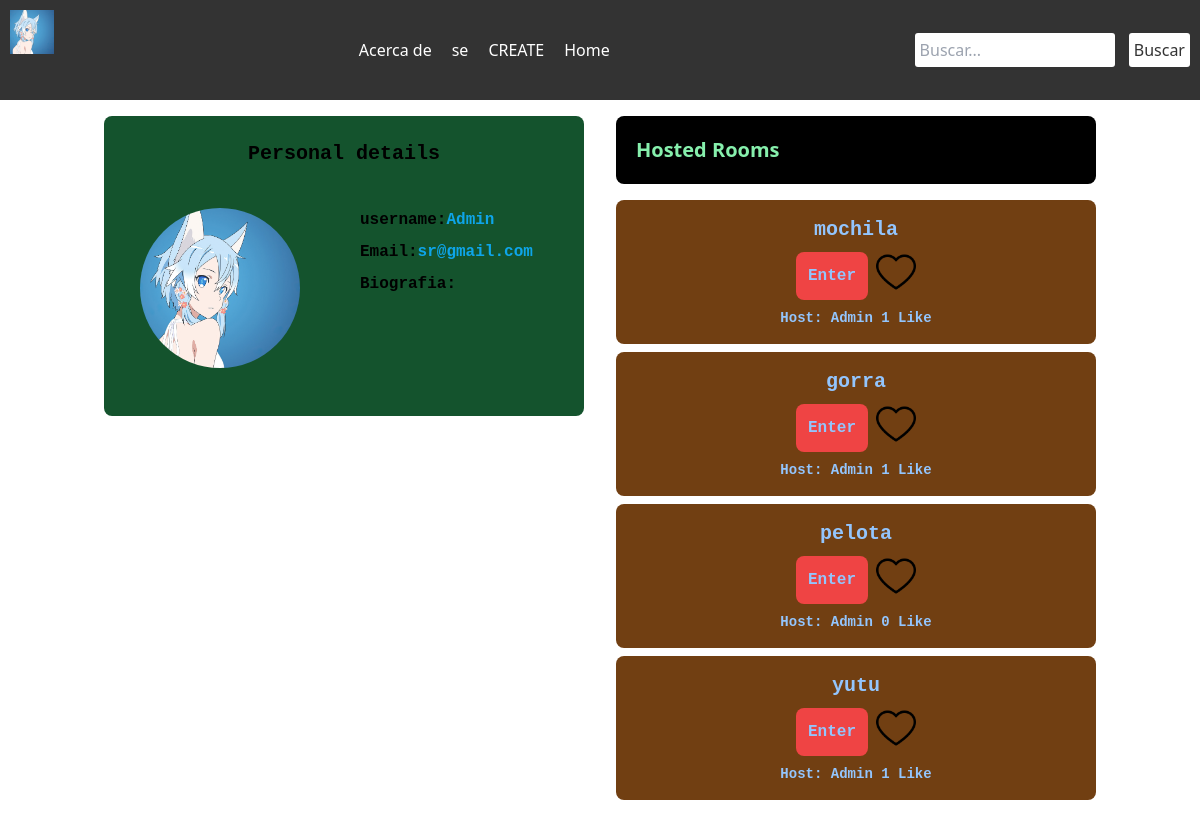
Page /users/profile/1/ (signed in) on the committed database.
### users/models.py (models this page shows)
class User(AbstractBaseUser, PermissionsMixin):
    email = models.EmailField(blank=False, max_length=255, unique=True)
    username = models.CharField(unique=True, max_length=60)
    bio = models.TextField(blank=True)
    avatar = models.ImageField(default='avatar.jpg')
    is_active = models.BooleanField(default=True)
    is_superuser = models.BooleanField(default=False)
    is_staff = models.BooleanField(default=False)
    date_joined = models.DateTimeField(default=timezone.now)
    objects = CustomUserManager()
    USERNAME_FIELD = 'email'
    EMAIL_FIELD = 'email'
    REQUIRED_FIELDS = []

### core/models.py (models this page shows, shortened)
class Room(models.Model):
    name = models.CharField(max_length=50)
    user = models.ForeignKey(User, on_delete=models.CASCADE)
    like = models.ManyToManyField(User, related_name="like", default=None, blank=True)
    class Meta:
        ordering = ['-id']

### users/views.py (the view)
# urls.py: path("profile/<int:pk>/", views.profiles, name="profiles"),
@login_required
def profiles(request, pk):
    user = User.objects.get(pk=pk)
    rooms = user.room_set.all()
    return render(request, "users/profiles.html", {'user':user, 'rooms':rooms})

### templates/users/profiles.html (shortened to what this page needs)
{% extends 'index.html' %}
{% load static %}
{% block content %}
<div class="grid gap-x-8 gap-y-4 grid-cols-1 p-4 sm:grid-cols-1 md:grid-cols-1 lg:grid-cols-2 xl:grid-cols-2 2xl:grid-cols-2">
    <div class="sm:mb-4 md:mb-4 lg:mb-4 xl:mx-10 2xl:mx-10">
        <div class="bg-green-900 rounded-lg">
            <h1 class=" text-xl p-6 font-semibold font-mono text-center text-claro">
                Personal details
            </h1>
            <div class="grid gap-x-8 gap-y-4 grid-cols-1 p-4 sm:grid-cols-1 md:grid-cols-1 lg:grid-cols-2 xl:grid-cols-2 2xl:grid-cols-2">
                <div class="ml-5 mb-8">
                    <img class="w-40 h-40 rounded-full" src="{{ user.avatar.url }}" alt="{{ user.username}}">
                </div>
                <div class="">
                    <p class="mb-2 font-mono font-semibold flex text-black decoration-black">
                        username:  <span class="text-sky-500">{{ user.username }}</span>
                    </p>
                    <p class="mb-2 font-mono font-semibold flex text-black decoration-black">
                        Email:  <span class="text-sky-500">{{ user.email }}</span>
                    </p>
                    <p class="mb-2 font-mono font-semibold flex text-black decoration-black">
                        Biografia:
                    </p>
                </div>
            </div>
        </div>
    </div>
    <div>
        <div class="mb-4">
            <div class="bg-black p-3 rounded-lg">
                <h1 class="text-xl p-2 text-centerfont-mono font-semibold text-green-300">Hosted Rooms</h1>
            </div>
        </div>
        {% for room in rooms %}
        <div class="my-2">
            <div class="bg-yellow-900 p-2 rounded-lg ">
                    <h1 class="text-xl p-2 text-center font-mono font-semibold text-blue-300">
                            {{ room.name}}
                    </h1>
                    <div class="flex justify-center">
                            <a href="{% url 'room' room.id %}" class="p-3 font-mono font-semibold text-blue-300 rounded-lg bg-red-500">   Enter  </a>
                            <form class="ml-2" method="POST" action="{% url 'like_room' %}">
                                {% if user not in room.like.all %}
                                <button type="submit">
                                        <img width="40" height="40" src="{% static 'images/love.png' %}" alt="">
                                </button>
                                {% else %}
                                <button type="submit">
                                        <img width="40" height="40" src="{% static 'images/heart.png' %}" alt="">
                                </button>
                                {% endif %}
                        </form>
                    </div>
                    <div class="flex justify-center">
                            <p class="text-sm font-mono font-semibold p-2 text-blue-300">
                                    Host:
                                    <a class="text-sm font-mono hover:text-green-300 font-semibold text-blue-300" href="">
                                        {{ room.user.username}}
                                    </a>
                                    <span class="font-mono font-semibold text-rosa">
                                        {{ room.like.all.count }} Like
                                    </span>
                            </p>
                    </div>
            </div>
        {% endfor %}
    </div>
    </div>
</div>
{% endblock %}

### templates/index.html (shortened to what this page needs)
<!DOCTYPE html>
{% load static %}
<html lang="en">
<head>
    <script src="https://cdn.tailwindcss.com"></script>
    <link rel="stylesheet" href="{% static 'styles/styles.css' %}">
</head>
<body class="">
    {% include 'navbar.html' %}
    <div class="container mx-auto s">
{% block content %}
{% endblock  %}
    </div>
</body>
</html>

### templates/navbar.html (shortened to what this page needs)
<nav>
    <div class="logo">
        {% if request.user.is_authenticated %}
        <a href="{% url 'my_profile' %}" class="mr-5">
            <img class="w-11 h-11 rouded-full" src="{{ user.avatar.url }}" alt="{{ user.username}}">
        </a>
        {% endif %}
    </div>
    <div class="menu">
        <ul>
    {% if request.user.is_authenticated %}
            <li><a href="#">Acerca de</a></li>
            <li><a href="{% url 'logout_user' %}">se</a></li>
            <li><a href="{% url 'create_room' %}">CREATE</a></li>
            <li><a href="/">Home</a></li>
    {% else %}
            <li><a href="#">Acerca de</a></li>
            <li><a href="{% url 'register_page' %}">register</a></li>
            <li><a href="{% url 'login_page' %}">login</a></li>
    {% endif %}
        </ul>
    </div>
    <form class="text-gray-900" action="{% url 'search' %}" >
        <div class="search .text-gray-900">
            <input name="query" type="text" placeholder="Buscar...">
            <button type="submit">Buscar</button>
        </div>
    </form>
</nav>

### static/styles/styles.css (style rules this page uses)
nav { display: flex; justify-content: space-between; align-items: center; padding: 10px; background-color: #333; color: #fff; }
.logo a { font-size: 24px; font-weight: bold; text-decoration: none; color: #fff; }
.menu ul { list-style: none; margin: 0; padding: 0; display: flex; }
.menu li { margin: 0 10px; }
.menu a { text-decoration: none; color: #fff; }
.search input[type="text"] { padding: 5px; border: none; border-radius: 3px; width: 200px; }
.search button { padding: 5px; border: none; border-radius: 3px; background-color: #fff; color: #333; margin-left: 10px; }

### templates/navbar.html (style rules this page uses)
nav { display: flex; justify-content: space-between; align-items: center; padding: 10px; background-color: #333; color: #fff; }
.logo a { font-size: 24px; font-weight: bold; text-decoration: none; color: #fff; }
.menu ul { list-style: none; margin: 0; padding: 0; display: flex; }
.menu li { margin: 0 10px; }
.menu a { text-decoration: none; color: #fff; }
.search input[type="text"] { padding: 5px; border: none; border-radius: 3px; width: 200px; }
.search button { padding: 5px; border: none; border-radius: 3px; background-color: #fff; color: #333; margin-left: 10px; }

### rows in the picture
User: avatar (placeholder picture), username "Admin", email "sr@gmail.com"
Room: name "mochila", user.username "Admin", like.all.count "1"
Room: name "gorra", user.username "Admin", like.all.count "1"
Room: name "pelota", user.username "Admin", like.all.count "0"
Room: name "yutu", user.username "Admin", like.all.count "1"
